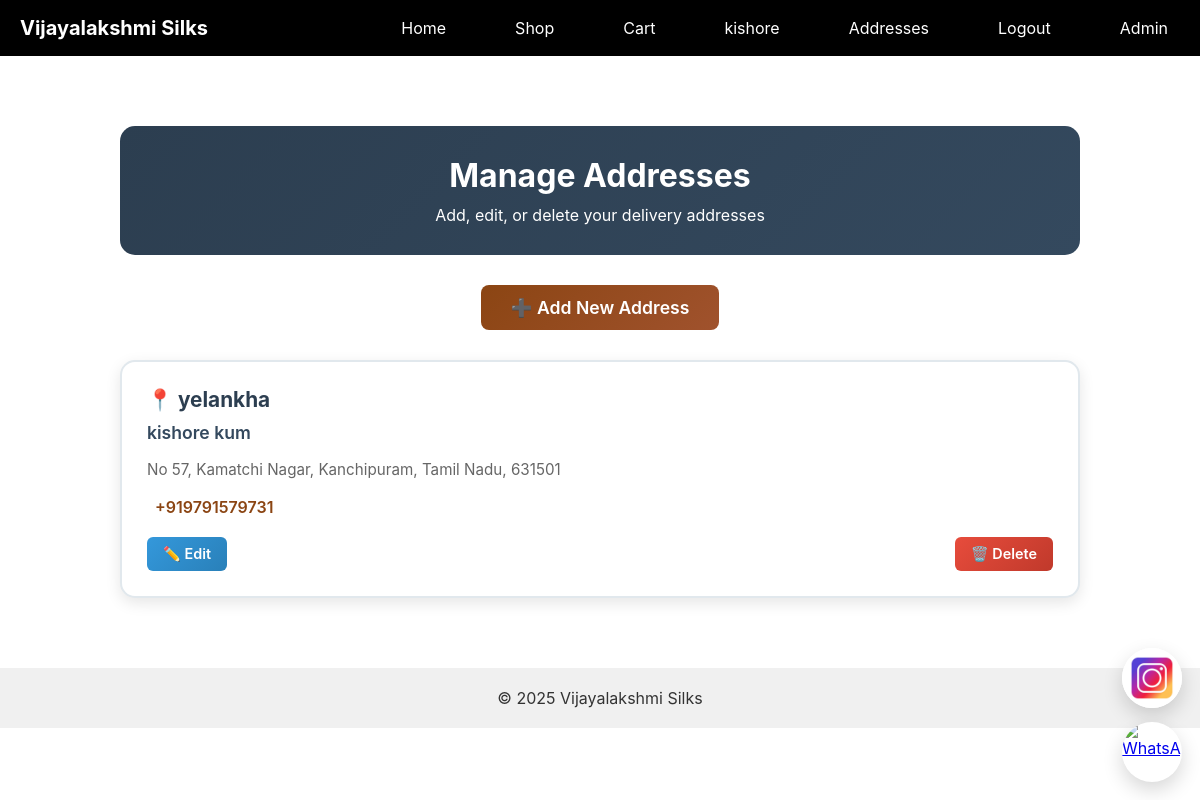
The page /address/manage/ (signed in) on the database its author committed.
### products/models.py (models this page shows, shortened)
class Address(models.Model):
    user = models.ForeignKey(User, on_delete=models.CASCADE, related_name='addresses')
    name = models.CharField(max_length=100, help_text="Address label (e.g., Home, Office)")
    full_name = models.CharField(max_length=200)
    phone = models.CharField(max_length=15)
    address_line_1 = models.CharField(max_length=255)
    address_line_2 = models.CharField(max_length=255, blank=True)
    city = models.CharField(max_length=100)
    state = models.CharField(max_length=100)
    pincode = models.CharField(max_length=10)
    is_default = models.BooleanField(default=False)
    created_at = models.DateTimeField(auto_now_add=True)
    class Meta:
        ordering = ['-is_default', '-created_at']
        verbose_name_plural = "Addresses"
    def get_full_address(self):
        address_parts = [self.address_line_1]
        if self.address_line_2:
            address_parts.append(self.address_line_2)
        address_parts.extend([self.city, self.state, self.pincode])
        return ", ".join(address_parts)

### products/views.py (the view)
# urls.py: path('address/manage/', views.manage_addresses, name='manage_addresses'),
@login_required
def manage_addresses(request):
    addresses = Address.objects.filter(user=request.user)
    context = {
        'addresses': addresses
    }
    return render(request, 'address/manage_addresses.html', context)

### products/context_processors.py (called while the page is built)
def cart_context(request):
    cart_items_count = 0
    cart_total_items = 0
    if request.user.is_authenticated:
        try:
            cart = Cart.objects.get(user=request.user)
            cart_items_count = cart.get_items_count()
            cart_total_items = cart.get_total_items()
        except Cart.DoesNotExist:
            cart_items_count = 0
            cart_total_items = 0
    return {
        'cart_items_count': cart_items_count,
        'cart_total_items': cart_total_items,
    }

### templates/address/manage_addresses.html (shortened to what this page needs)
{% extends "base.html" %}
{% load static %}
{% block content %}
<div class="address-manager-container">
    <div class="manager-header">
        <h1 class="manager-title">Manage Addresses</h1>
        <p>Add, edit, or delete your delivery addresses</p>
    </div>
    <div class="add-address-section">
        <a href="{% url 'add_address' %}" class="btn-primary">
            ➕ Add New Address
        </a>
    </div>
    {% if addresses %}
        <div class="addresses-grid">
            {% for address in addresses %}
                <div class="address-card {% if address.is_default %}default{% endif %}">
                    <div class="address-name">
                        <span>📍 {{ address.name }}</span>
                    </div>
                    <div class="address-full-name">{{ address.full_name }}</div>
                    <div class="address-details">
                        {{ address.get_full_address }}
                    </div>
                    <div class="address-phone">
                        {{ address.phone }}
                    </div>
                    <div class="address-actions">
                        <a href="{% url 'edit_address' address.id %}" class="btn-edit">
                            ✏️ Edit
                        </a>
                        <a href="{% url 'delete_address' address.id %}" class="btn-delete">
                            🗑️ Delete
                        </a>
                    </div>
                </div>
            {% endfor %}
        </div>
    {% endif %}
</div>
{% endblock %}

### templates/base.html (shortened to what this page needs)
{% load static %}
<!DOCTYPE html>
<html>
<head>
    <link rel="stylesheet" href="{% static 'style.css' %}">
</head>
<body>
    <header class="navbar">
        <a href="/" class="navbar-brand">Vijayalakshmi Silks</a>
        <nav class="navbar-collapse" id="navbar-collapse">
            <div class="navbar-nav">
                <a href="/">Home</a>
                <a href="/shop/">Shop</a>
                <a href="/cart/">Cart
                </a>
                {% if user.is_authenticated %}
                    <a href="/profile/">{{ user.get_full_name|default:user.username }}</a>
                    <a href="/address/manage/">Addresses</a>
                    <a href="/logout/">Logout</a>
                {% else %}
                    <a href="/login/">Login</a>
                    <a href="/signup/">Sign Up</a>
                {% endif %}
                <a href="/admin/">Admin</a>
            </div>
        </nav>
    </header>
    <main style="margin: 0; padding: 0; width: 100%;">{% block content %}{% endblock %}</main>
    <footer style="background-color: #f0f0f0; padding: 20px; text-align: center; margin: 0; width: 100%;">
        © 2025 Vijayalakshmi Silks
    </footer>
    <div class="floating-socials" aria-hidden="false">
      <a class="floating-instagram" href="https://www.instagram.com/vijayalakshmi_silks_kpm/" target="_blank" rel="noopener noreferrer" aria-label="Instagram">
        <img src="{% static 'instagram.jpg' %}" alt="Instagram">
      </a>
      <a class="floating-whatsapp" href="https://wa.me/919791579731?text=Hello!%20I'm%20interested%20in%20your%20saree%20collection" target="_blank" rel="noopener noreferrer" aria-label="WhatsApp">
        <img src="{% static 'whatsapp-icon.png' %}" alt="WhatsApp">
      </a>
    </div>
</body>
</html>

### static/style.css (style rules this page uses)
body { font-family: 'Segoe UI', sans-serif; margin: 0; background-color: #fff; color: #333; }
header { background-color: #111; padding: 10px 0; }
.navbar { display: flex; justify-content: space-between; max-width: 1200px; margin: auto; padding: 0 20px; align-items: center; }
nav a { color: white; margin-left: 25px; text-decoration: none; font-size: 16px; }
footer { text-align: center; background: #f2f2f2; padding: 20px; margin-top: 50px; }

### templates/base.html (style rules this page uses)
* { margin: 0; padding: 0; box-sizing: border-box; }
body { margin: 0; padding: 0; font-family: -apple-system, BlinkMacSystemFont, "Segoe UI", Roboto, "Helvetica Neue", Arial; }
.navbar { background-color: #000; color: white; padding: 10px 20px; display: flex; justify-content: space-between; align-items: center; position: relative; width: 100%; max-width: none !important; margin: 0 !important; }
.navbar-brand { font-weight: bold; font-size: 20px; color: white; text-decoration: none; }
.navbar-nav { display: flex; list-style: none; margin: 0; padding: 0; gap: 20px; }
.navbar-nav a { color: white; text-decoration: none; padding: 8px 12px; border-radius: 4px; transition: background-color 0.3s ease; }
.navbar-collapse { display: flex; }
.floating-socials { position: fixed; right: 18px; bottom: 18px; z-index: 99999; display: flex; flex-direction: column; gap: 14px; align-items: center; pointer-events: auto; }
.floating-socials a { display: block; width: 60px; height: 60px; border-radius: 50%; overflow: hidden; background: #fff; box-shadow: 0 8px 20px rgba(0,0,0,0.16); transition: transform .15s ease, box-shadow .15s ease; }
.floating-socials a img { width: 100%; height: 100%; object-fit: cover; display: block; }

### templates/address/manage_addresses.html (style rules this page uses)
.address-manager-container { max-width: 1000px; margin: 50px auto; padding: 20px; }
.manager-header { background: linear-gradient(135deg, #2c3e50 0%, #34495e 100%); color: white; padding: 30px; border-radius: 15px; margin-bottom: 30px; text-align: center; }
.manager-title { font-size: 2rem; margin-bottom: 10px; font-weight: 700; }
.add-address-section { text-align: center; margin-bottom: 30px; }
.addresses-grid { display: grid; grid-template-columns: repeat(auto-fit, minmax(350px, 1fr)); gap: 20px; }
.address-card { background: white; border: 2px solid #e1e8ed; border-radius: 15px; padding: 25px; box-shadow: 0 5px 15px rgba(0,0,0,0.1); transition: all 0.3s ease; position: relative; }
.address-name { font-size: 1.3rem; font-weight: 700; color: #2c3e50; margin-bottom: 10px; display: flex; align-items: center; justify-content: space-between; }
.address-full-name { font-size: 1.1rem; font-weight: 600; color: #34495e; margin-bottom: 15px; }
.address-details { color: #666; line-height: 1.6; margin-bottom: 15px; font-size: 0.95rem; }
.address-phone { color: #8b4513; font-weight: 600; margin-bottom: 20px; display: flex; align-items: center; }
.address-actions { display: flex; gap: 10px; justify-content: space-between; }
.btn-edit { background: linear-gradient(135deg, #3498db 0%, #2980b9 100%); color: white; padding: 8px 16px; border: none; border-radius: 6px; font-size: 0.9rem; font-weight: 600; cursor: pointer; transition: all 0.3s ease; text-decoration: none; display: inline-flex; align-items: center; }
.btn-delete { background: linear-gradient(135deg, #e74c3c 0%, #c0392b 100%); color: white; padding: 8px 16px; border: none; border-radius: 6px; font-size: 0.9rem; font-weight: 600; cursor: pointer; transition: all 0.3s ease; text-decoration: none; display: inline-flex; align-items: center; }
.btn-primary { background: linear-gradient(135deg, #8b4513 0%, #a0522d 100%); color: white; padding: 12px 30px; border: none; border-radius: 8px; font-size: 1.1rem; font-weight: 600; cursor: pointer; transition: all 0.3s ease; text-decoration: none; display: inline-flex; align-items: center; }

### rows shown on the page
Address: name "yelankha", full_name "kishore kum", get_full_address "No 57, Kamatchi Nagar, Kanchipuram, Tamil Nadu, 631501", phone "+919791579731"

### other values the page prints
{{ user.get_full_name|default:user.username }} "kishore"
